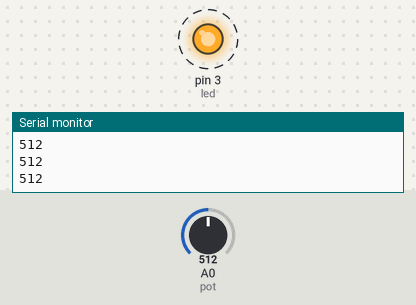
A sketch run on a simulated Arduino Uno, built with avr-gcc and run on an emulated ATmega328P. Shown: output pins drawn as LEDs (lit = HIGH), the last lines printed to the serial monitor. Dashed ring = blinking. The test bench sets the inputs (shaded band); at power-on: A0 (pot) = 512.

Above: at 1.08 s.
1.3 s: A0 (pot) set to 122
4.3 s: A0 (pot) set to 0
At 4.9 s:
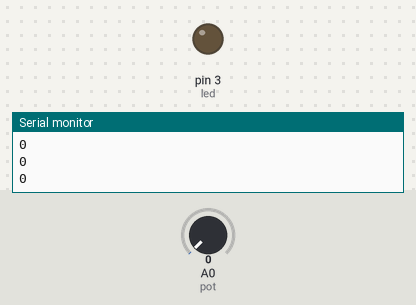
5.8 s: A0 (pot) set to 2
7.3 s: A0 (pot) set to 5
At 8.1 s:
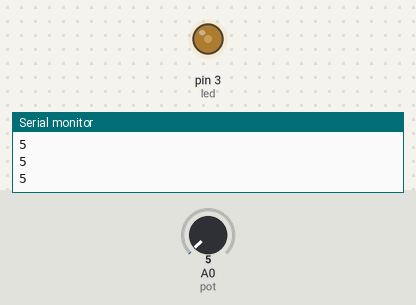
8.8 s: A0 (pot) set to 306
At 12.74 s:
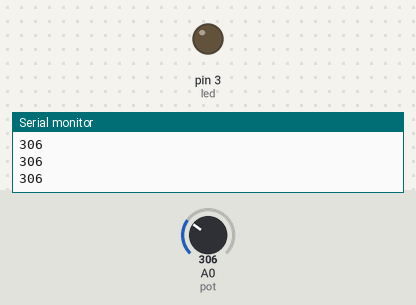
Timing chart, 0 to 12.8 s (numbered marks = the images above; inputs shaded):
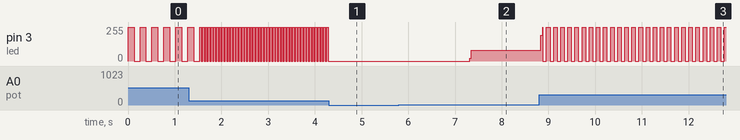

The sketch:

LEDblinkAnalogueInput.ino
```cpp
int led = 3; // Digital pin 3
int pot = 0; // Analog pin 0

void setup() {
  Serial.begin(9600); // Turn serial monitor on
  pinMode(led, OUTPUT); // Make digital pin 3 an output
}

void loop() {
  int value = analogRead(pot); // Read light level
  Serial.println(value); // Display in serial monitor
  digitalWrite(led, HIGH); // Turn LED on
  delay(value/4); // Small delay
  digitalWrite(led, LOW); // Turn LED off
  delay(value/4); // Small delay
}
```

Measured:
- the behaviour switches between 3 and 4 on A0 (pot) (found by bisection; images 1 and 2)
- after the input at 4.3 s, pin 3 (led): stops changing and stays 0/255
- after the input at 7.3 s, pin 3 (led): 0/255 → 80/255 at once
- after the input at 8.8 s, pin 3 (led): 80/255 → 195/255 at once, then moves between 0/255 and 255/255, repeating every 0.76 s
- by itself, pin 3 (led): repeats every 0.06 s: 255/255 0.03 s, 0/255 0.03 s
